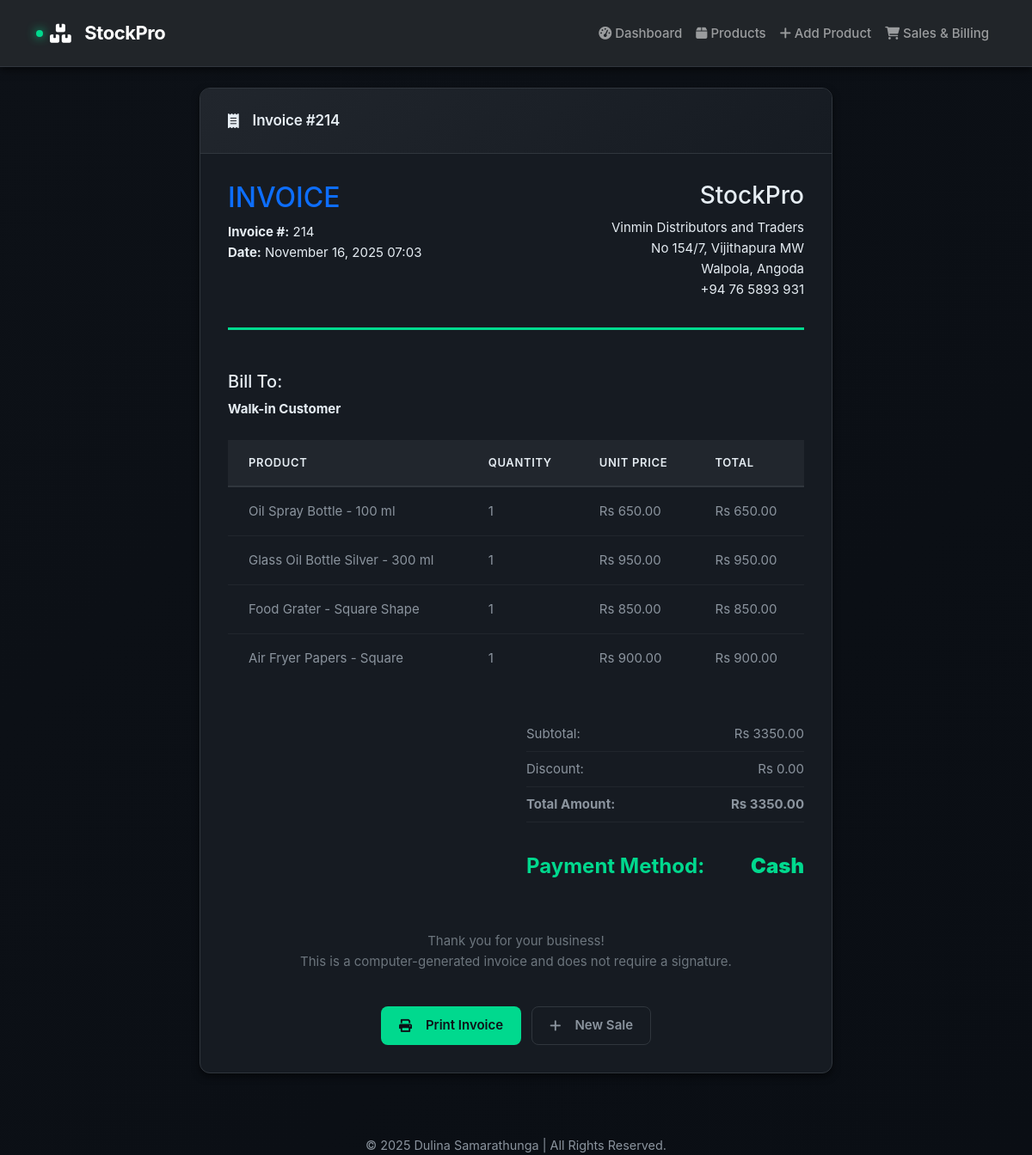
The page /invoice/214 on the database its author committed.
### database.py (models this page shows, shortened)
class Sale(db.Model):
    id = db.Column(db.Integer, primary_key=True)
    customer_name = db.Column(db.String(100))
    customer_email = db.Column(db.String(100))
    customer_phone = db.Column(db.String(20))
    total_amount = db.Column(db.Float, nullable=False)
    tax_amount = db.Column(db.Float, default=0.0)
    discount_amount = db.Column(db.Float, default=0.0)
    final_amount = db.Column(db.Float, nullable=False)
    payment_method = db.Column(db.String(50), default='Cash')
    sale_date = db.Column(db.DateTime, default=datetime.utcnow)
    sale_items = db.relationship('SaleItem', backref='sale', lazy=True, cascade='all, delete-orphan')

class SaleItem(db.Model):
    id = db.Column(db.Integer, primary_key=True)
    sale_id = db.Column(db.Integer, db.ForeignKey('sale.id'), nullable=False)
    product_id = db.Column(db.Integer, db.ForeignKey('product.id'), nullable=False)
    quantity = db.Column(db.Integer, nullable=False)
    unit_price = db.Column(db.Float, nullable=False)
    total_price = db.Column(db.Float, nullable=False)

class Product(db.Model):
    id = db.Column(db.Integer, primary_key=True)
    name = db.Column(db.String(100), nullable=False)
    description = db.Column(db.Text)
    price = db.Column(db.Float, nullable=False)
    quantity = db.Column(db.Integer, nullable=False)
    category = db.Column(db.String(50))
    sku = db.Column(db.String(50), unique=True)
    barcode = db.Column(db.String(100))
    image_path = db.Column(db.String(200))
    created_at = db.Column(db.DateTime, default=datetime.utcnow)
    sale_items = db.relationship('SaleItem', backref='product', lazy=True, cascade='all, delete-orphan')

### app.py (the view)
@app.route('/invoice/<int:sale_id>')
def view_invoice(sale_id):
    sale = Sale.query.get_or_404(sale_id)
    return render_template('invoice.html', sale=sale)

### templates/invoice.html (shortened to what this page needs)
{% extends "base.html" %}
{% block content %}
<div class="row justify-content-center">
    <div class="col-lg-8">
        <div class="card">
            <div class="card-header">
                <i class="fas fa-receipt me-2"></i>Invoice #{{ sale.id }}
            </div>
            <div class="card-body">
                <div class="invoice-header">
                    <div class="row">
                        <div class="col-6">
                            <h2 class="text-primary">INVOICE</h2>
                            <p class="mb-0"><strong>Invoice #:</strong> {{ sale.id }}</p>
                            <p class="mb-0"><strong>Date:</strong> {{ sale.sale_date.strftime('%B %d, %Y %H:%M') }}</p>
                        </div>
                        <div class="col-6 text-end">
                            <h3>StockPro</h3>
                            <p class="mb-0">Vinmin Distributors and Traders</p>
                            <p class="mb-0">No 154/7, Vijithapura MW</p>
                            <p class="mb-0">Walpola, Angoda</p>
                            <p class="mb-0">+94 76 5893 931</p>
                        </div>
                    </div>
                </div>
                <div class="row mb-4">
                    <div class="col-12">
                        <h5>Bill To:</h5>
                        <p class="mb-0">
                            <strong>{{ sale.customer_name or 'Walk-in Customer' }}</strong>
                        </p>
                    </div>
                </div>
                <div class="table-responsive mb-4">
                    <table class="table">
                        <thead>
                            <tr>
                                <th>Product</th>
                                <th>Quantity</th>
                                <th>Unit Price</th>
                                <th>Total</th>
                            </tr>
                        </thead>
                        <tbody>
                            {% for item in sale.sale_items %}
                            <tr>
                                <td>{{ item.product.name }}</td>
                                <td>{{ item.quantity }}</td>
                                <td>Rs {{ "%.2f"|format(item.unit_price) }}</td>
                                <td>Rs {{ "%.2f"|format(item.total_price) }}</td>
                            </tr>
                            {% endfor %}
                        </tbody>
                    </table>
                </div>
                <div class="row justify-content-end">
                    <div class="col-md-6">
                        <div class="invoice-totals">
                            <div class="amount-row">
                                <span>Subtotal:</span>
                                <span>Rs {{ "%.2f"|format(sale.total_amount) }}</span>
                            </div>
                            <div class="amount-row">
                                <span>Discount:</span>
                                <span>Rs {{ "%.2f"|format(sale.discount_amount) }}</span>
                            </div>
                            <div class="amount-row">
                                <span><strong>Total Amount:</strong></span>
                                <span><strong>Rs {{ "%.2f"|format(sale.final_amount) }}</strong></span>
                            </div>
                            <div class="amount-row mt-3">
                                <span>Payment Method:</span>
                                <span><strong>{{ sale.payment_method }}</strong></span>
                            </div>
                        </div>
                    </div>
                </div>
                <div class="row mt-5">
                    <div class="col-12 text-center">
                        <p class="text-muted">
                            Thank you for your business!<br>
                            This is a computer-generated invoice and does not require a signature.
                        </p>
                    </div>
                </div>
                <div class="row mt-4">
                    <div class="col-12 text-center">
                        <button onclick="window.print()" class="btn btn-primary me-2">
                            <i class="fas fa-print me-2"></i>Print Invoice
                        </button>
                        <a href="{{ url_for('sales') }}" class="btn btn-outline-primary">
                            <i class="fas fa-plus me-2"></i>New Sale
                        </a>
                    </div>
                </div>
            </div>
        </div>
    </div>
</div>
{% endblock %}

### static/style.css (style rules this page uses)
:root { --primary-black: #0d1117; --secondary-black: #161b22; --tertiary-black: #21262d; --accent-green: #00d98e; --accent-green-hover: #00b875; --accent-green-subtle: rgba(0, 217, 142, 0.1); --gray-50: #f8f9fa; --gray-100: #e1e4e8; --gray-200: #c9d1d9; --gray-300: #8b949e; --gray-400: #6e7681; --gray-500: #484f58; --gray-600: #30363d; --gray-700: #21262d; --status-success: #00d98e; --status-error: #ff6b6b; --status-warning: #ffa94d; --status-info: #4dabf7; --border-primary: #30363d; --border-secondary: #21262d; --surface-elevated: #1c2128; --surface-overlay: #161b22; --text-primary: #e6edf3; --text-secondary: #8b949e; --text-tertiary: #6e7681; --text-inverted: #0d1117; --shadow-xs: 0 1px 2px 0 rgba(0, 0, 0, 0.3); --shadow-sm: 0 2px 4px 0 rgba(0, 0, 0, 0.4); --shadow-md: 0 4px 8px 0 rgba(0, 0, 0, 0.5); --shadow-lg: 0 8px 16px 0 rgba(0, 0, 0, 0.6); --shadow-xl: 0 16px 32px 0 rgba(0, 0, 0, 0.7); --shadow-glow: 0 0 20px rgba(0, 217, 142, 0.3); --spacing-xs: 0.25rem; --spacing-sm: 0.5rem; --spacing-md: 1rem; --spacing-lg: 1.5rem; --spacing-xl: 2rem; --spacing-2xl: 3rem; --radius-sm: 0.375rem; --radius-md: 0.5rem; --radius-lg: 0.75rem; --radius-xl: 1rem; }
* { margin: 0; padding: 0; box-sizing: border-box; }
body { background: linear-gradient(135deg, var(--primary-black) 0%, #0a0e14 100%); font-family: 'Inter', -apple-system, BlinkMacSystemFont, 'Segoe UI', 'Helvetica Neue', Arial, sans-serif; color: var(--text-primary); line-height: 1.6; -webkit-font-smoothing: antialiased; -moz-osx-font-smoothing: grayscale; font-size: 15px; min-height: 100vh; }
.card { background: var(--secondary-black); border: 1px solid var(--border-primary); border-radius: var(--radius-lg); box-shadow: var(--shadow-md); transition: all 0.3s cubic-bezier(0.4, 0, 0.2, 1); margin-bottom: var(--spacing-lg); overflow: hidden; }
.card-header { background: linear-gradient(135deg, var(--tertiary-black) 0%, var(--secondary-black) 100%); color: var(--text-primary); border-bottom: 1px solid var(--border-primary); padding: var(--spacing-lg) var(--spacing-xl); font-weight: 600; font-size: 1.0625rem; letter-spacing: -0.01em; display: flex; align-items: center; gap: var(--spacing-sm); }
.card-body { padding: var(--spacing-xl); }
.btn { display: inline-flex; align-items: center; justify-content: center; gap: var(--spacing-sm); padding: 0.625rem 1.25rem; border: 1px solid transparent; border-radius: var(--radius-md); font-weight: 600; font-size: 0.9375rem; line-height: 1.5; text-decoration: none; cursor: pointer; transition: all 0.2s cubic-bezier(0.4, 0, 0.2, 1); white-space: nowrap; position: relative; overflow: hidden; }
.btn::before { content: ''; position: absolute; top: 0; left: -100%; width: 100%; height: 100%; background: linear-gradient(90deg, transparent, rgba(255, 255, 255, 0.1), transparent); transition: left 0.5s; }
.btn-primary { background: var(--accent-green); color: var(--text-inverted); box-shadow: 0 0 0 0 rgba(0, 217, 142, 0.4); }
.btn-outline-primary { background: transparent; border-color: var(--border-primary); color: var(--text-secondary); }
.table { width: 100%; background: var(--secondary-black); border-collapse: collapse; }
.table thead { background: var(--tertiary-black); border-bottom: 2px solid var(--border-primary); }
.table th { color: var(--text-primary); font-weight: 600; font-size: 0.8125rem; text-transform: uppercase; letter-spacing: 0.05em; padding: var(--spacing-md) var(--spacing-lg); text-align: left; border-bottom: 1px solid var(--border-primary); }
.table td { padding: var(--spacing-md) var(--spacing-lg); border-bottom: 1px solid var(--border-secondary); color: var(--text-secondary); font-size: 0.9375rem; }
.table tbody tr { transition: all 0.2s ease; }
.table tbody tr:last-child td { border-bottom: none; }
.amount-row { display: flex; justify-content: space-between; align-items: center; padding: var(--spacing-sm) 0; border-bottom: 1px solid var(--border-secondary); color: var(--text-secondary); font-size: 0.9375rem; }
.amount-row:last-child { border-bottom: none; font-weight: 700; font-size: 1.5rem; color: var(--accent-green); margin-top: var(--spacing-sm); padding-top: var(--spacing-md); }
.invoice-header { border-bottom: 3px solid var(--accent-green); padding-bottom: var(--spacing-xl); margin-bottom: var(--spacing-2xl); }
.text-muted { color: var(--text-tertiary); }
.text-primary { color: var(--text-primary); }

### templates/base.html (style rules this page uses)
html, body { height: 100%; }
body { display: flex; flex-direction: column; min-height: 100vh; }

### rows shown on the page
Sale: id "214", sale_date "November 16, 2025 07:03", customer_name "Walk-in Customer", total_amount "3350.00", discount_amount "0.00", final_amount "3350.00", payment_method "Cash"
SaleItem: product.name "Oil Spray Bottle - 100 ml", quantity "1", unit_price "650.00", total_price "650.00"
SaleItem: product.name "Glass Oil Bottle Silver - 300 ml", quantity "1", unit_price "950.00", total_price "950.00"
SaleItem: product.name "Food Grater - Square Shape", quantity "1", unit_price "850.00", total_price "850.00"
SaleItem: product.name "Air Fryer Papers - Square", quantity "1", unit_price "900.00", total_price "900.00"
